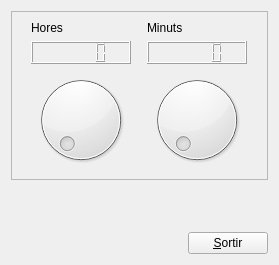
<?xml version="1.0" encoding="UTF-8"?>
<ui version="4.0">
 <class>MyForm</class>
 <widget class="QWidget" name="MyForm">
  <property name="geometry">
   <rect>
    <x>0</x>
    <y>0</y>
    <width>279</width>
    <height>265</height>
   </rect>
  </property>
  <property name="windowTitle">
   <string>Form</string>
  </property>
  <layout class="QVBoxLayout" name="verticalLayout_2">
   <item>
    <layout class="QVBoxLayout" name="verticalLayout">
     <item>
      <widget class="QFrame" name="frame">
       <property name="frameShape">
        <enum>QFrame::StyledPanel</enum>
       </property>
       <property name="frameShadow">
        <enum>QFrame::Raised</enum>
       </property>
       <layout class="QGridLayout" name="gridLayout">
        <item row="0" column="0">
         <widget class="QLabel" name="label">
          <property name="text">
           <string>Hores</string>
          </property>
         </widget>
        </item>
        <item row="0" column="1">
         <widget class="QLabel" name="label_2">
          <property name="text">
           <string>Minuts</string>
          </property>
         </widget>
        </item>
        <item row="1" column="0">
         <widget class="QLCDNumber" name="lcdNumber">
          <property name="sizePolicy">
           <sizepolicy hsizetype="Preferred" vsizetype="Expanding">
            <horstretch>0</horstretch>
            <verstretch>0</verstretch>
           </sizepolicy>
          </property>
         </widget>
        </item>
        <item row="1" column="1">
         <widget class="QLCDNumber" name="lcdNumber_2">
          <property name="sizePolicy">
           <sizepolicy hsizetype="Preferred" vsizetype="Minimum">
            <horstretch>0</horstretch>
            <verstretch>0</verstretch>
           </sizepolicy>
          </property>
         </widget>
        </item>
        <item row="2" column="0">
         <widget class="QDial" name="dial">
          <property name="sizePolicy">
           <sizepolicy hsizetype="Fixed" vsizetype="Fixed">
            <horstretch>0</horstretch>
            <verstretch>0</verstretch>
           </sizepolicy>
          </property>
          <property name="maximum">
           <number>24</number>
          </property>
         </widget>
        </item>
        <item row="2" column="1">
         <widget class="QDial" name="dial_2">
          <property name="sizePolicy">
           <sizepolicy hsizetype="Fixed" vsizetype="Fixed">
            <horstretch>0</horstretch>
            <verstretch>0</verstretch>
           </sizepolicy>
          </property>
          <property name="maximum">
           <number>60</number>
          </property>
         </widget>
        </item>
       </layout>
      </widget>
     </item>
     <item>
      <spacer name="verticalSpacer">
       <property name="orientation">
        <enum>Qt::Vertical</enum>
       </property>
       <property name="sizeHint" stdset="0">
        <size>
         <width>20</width>
         <height>40</height>
        </size>
       </property>
      </spacer>
     </item>
     <item>
      <layout class="QHBoxLayout" name="horizontalLayout">
       <item>
        <spacer name="horizontalSpacer">
         <property name="orientation">
          <enum>Qt::Horizontal</enum>
         </property>
         <property name="sizeHint" stdset="0">
          <size>
           <width>40</width>
           <height>20</height>
          </size>
         </property>
        </spacer>
       </item>
       <item>
        <widget class="QPushButton" name="pushButton">
         <property name="text">
          <string>&amp;Sortir</string>
         </property>
        </widget>
       </item>
      </layout>
     </item>
    </layout>
   </item>
  </layout>
 </widget>
 <resources/>
 <connections>
  <connection>
   <sender>dial_2</sender>
   <signal>valueChanged(int)</signal>
   <receiver>lcdNumber_2</receiver>
   <slot>display(int)</slot>
   <hints>
    <hint type="sourcelabel">
     <x>199</x>
     <y>126</y>
    </hint>
    <hint type="destinationlabel">
     <x>203</x>
     <y>59</y>
    </hint>
   </hints>
  </connection>
  <connection>
   <sender>dial</sender>
   <signal>valueChanged(int)</signal>
   <receiver>lcdNumber</receiver>
   <slot>display(int)</slot>
   <hints>
    <hint type="sourcelabel">
     <x>95</x>
     <y>128</y>
    </hint>
    <hint type="destinationlabel">
     <x>90</x>
     <y>51</y>
    </hint>
   </hints>
  </connection>
  <connection>
   <sender>pushButton</sender>
   <signal>clicked()</signal>
   <receiver>MyForm</receiver>
   <slot>close()</slot>
   <hints>
    <hint type="sourcelabel">
     <x>227</x>
     <y>241</y>
    </hint>
    <hint type="destinationlabel">
     <x>139</x>
     <y>132</y>
    </hint>
   </hints>
  </connection>
 </connections>
</ui>
